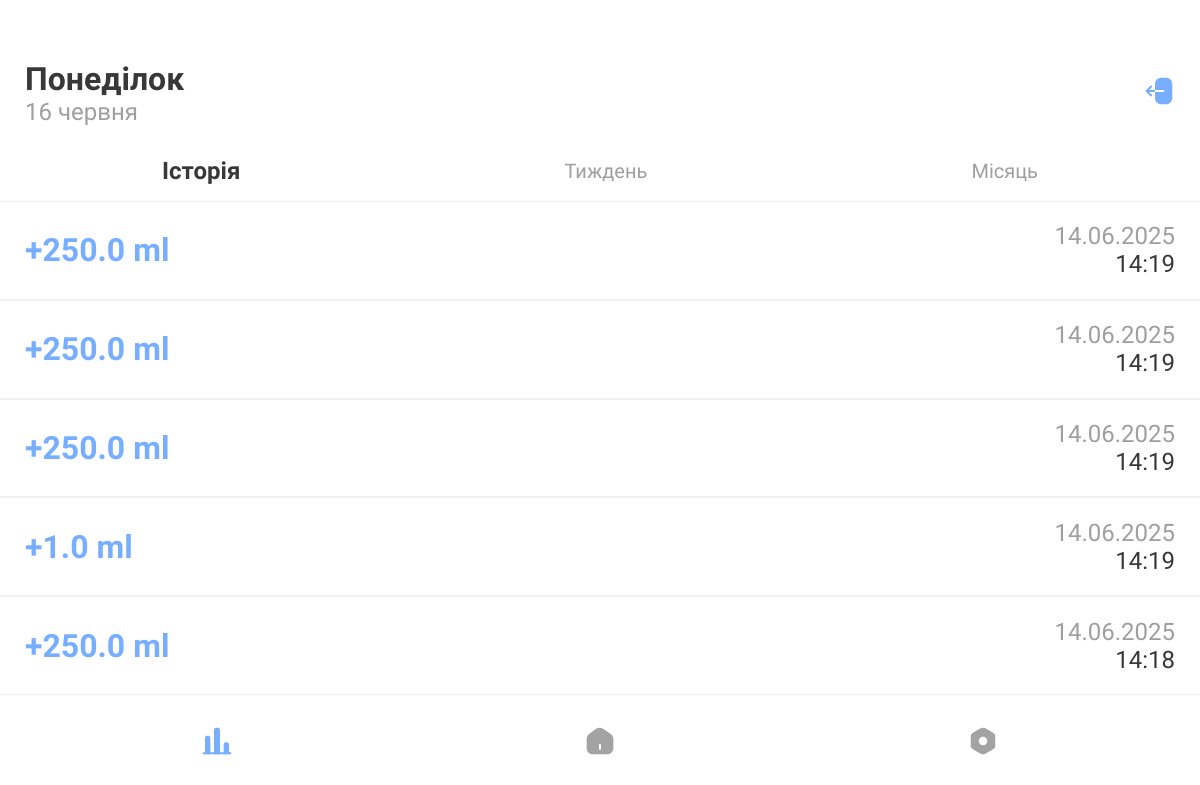
Page /chart (signed in) on the earlier database version.
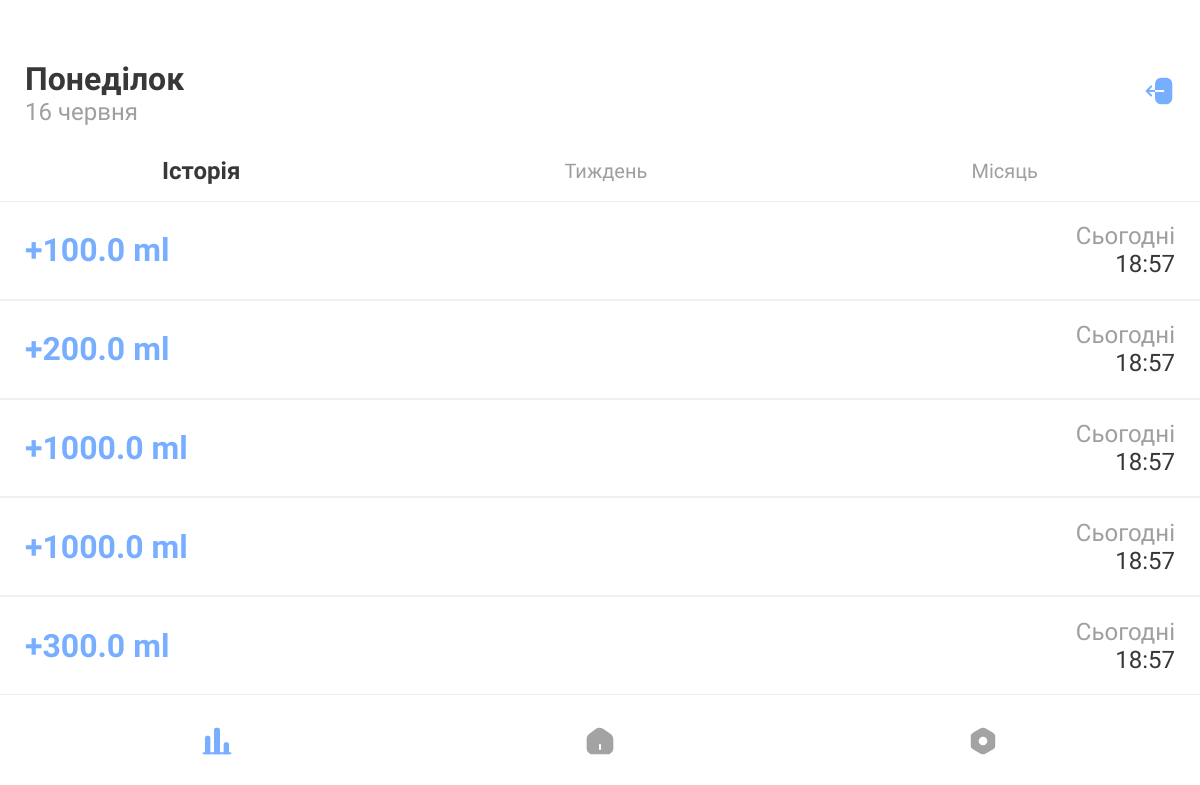
Same page on the later database version.
### app.py (models this page shows)
class WaterLog(db.Model):
    __tablename__ = 'water_logs'
    water_logs_id = db.Column(db.Integer, primary_key=True, autoincrement=True)
    user_id = db.Column(db.Integer, db.ForeignKey(
        'users.users_id'), nullable=False)
    amount_ml = db.Column(db.Float)
    timestamp = db.Column(db.DateTime, default=datetime.utcnow)

### app.py (the view, shortened to what this page needs)
@app.route("/chart", methods=["GET", "POST"])
def chart():
    user_id = session.get('user_id')
    if not user_id:
        return redirect(url_for("login"))
    user = User.query.get(user_id)
    today = datetime.utcnow().date()
    start_of_week = today - timedelta(days=today.weekday())
    end_of_week = start_of_week + timedelta(days=7)
    days_in_month = calendar.monthrange(today.year, today.month)[1]
    start_of_month = datetime.combine(
        today.replace(day=1), datetime.min.time())
    if today.month == 12:
        start_of_next_month = datetime.combine(
            today.replace(year=today.year + 1, month=1, day=1),
            datetime.min.time()
        )
    else:
        start_of_next_month = datetime.combine(
            today.replace(month=today.month + 1, day=1),
            datetime.min.time()
        )
    goal = user.user_settings.daily_goal_ml if user.user_settings else 2000
    week_logs = WaterLog.query.filter(
        WaterLog.user_id == user_id,
        WaterLog.timestamp >= start_of_week,
        WaterLog.timestamp <= end_of_week
    ).all()
    month_logs = WaterLog.query.filter(
        WaterLog.user_id == user_id,
        WaterLog.timestamp >= start_of_month,
        WaterLog.timestamp <= start_of_next_month
    ).all()
    week_stats = {i: 0 for i in range(7)}
    month_stats = {i: 0 for i in range(1, days_in_month + 1)}
    for log in week_logs:
        day_index = log.timestamp.weekday()
        week_stats[day_index] += float(log.amount_ml or 0)
    for log in month_logs:
        day_index = log.timestamp.day
        month_stats[day_index] += float(log.amount_ml or 0)
    week_chart_labels = ['Понеділок', 'Вівторок', 'Середа',
                         'Четвер', 'Пʼятниця', 'Субота', 'Неділя']
    week_chart_values = [week_stats[i] for i in range(7)]
    month_chart_values = [month_stats[i] for i in range(1, days_in_month + 1)]
    month_chart_labels = [
        f"{i} {calendar.month_name[today.month]}" for i in range(1, days_in_month + 1)]
    last_water_logs = get_last_5_water_logs(user_id)
    return render_template("chart.html", week_chart_labels=week_chart_labels, week_chart_values=week_chart_values, goal=goal, month_chart_labels=month_chart_labels, month_chart_values=month_chart_values, last_water_logs=last_water_logs)

### app.py (called while the page is built)
def get_last_5_water_logs(user_id):
    logs = (
        WaterLog.query
        .filter_by(user_id=user_id)
        .order_by(WaterLog.timestamp.desc())
        .limit(5)
        .all()
    )
    result = []
    today = datetime.utcnow().date()
    yesterday = today - timedelta(days=1)
    for log in logs:
        log_date = log.timestamp.date()
        log_time = log.timestamp.strftime("%H:%M")
        if log_date == today:
            day_str = "Сьогодні"
        elif log_date == yesterday:
            day_str = "Вчора"
        else:
            day_str = log.timestamp.strftime("%d.%m.%Y")
        result.append({
            "id": log.water_logs_id,
            "amount_ml": log.amount_ml,
            "day": day_str,
            "time": log_time
        })
    return result

### templates/chart.html (shortened to what this page needs)
{% extends "layout.html" %} {% block title %}WaterApp{% endblock %} {% block
body%}
<div class="wrapper">
  <header class="header">
    <div class="header__date">
      <p class="header__date__day"></p>
      <p class="header__date__num"></p>
    </div>
    <div class="header__logout">
      <a href="{{ url_for('logout') }}"
        ><img
          src="{{ url_for('static', filename='images/logout.svg') }}"
          alt="Logout"
          class="header__logout__img"
      /></a>
    </div>
  </header>
  <main class="main chart">
    <nav class="chart__nav">
      <p class="chart__nav__p" id="chart__nav__p_1">Історія</p>
      <p class="chart__nav__p" id="chart__nav__p_2">Тиждень</p>
      <p class="chart__nav__p" id="chart__nav__p_3">Місяць</p>
    </nav>
    <div class="chart__container">
      <div class="chart__slide chart__slide_1">
        {% for log in last_water_logs %}
        <div class="chart__note">
          <div class="chart__note__content">
            <p class="chart__note__ml">+{{ log.amount_ml }} ml</p>
            <div class="chart__note__date">
              <p class="chart__note__day">{{ log.day }}</p>
              <p class="chart__note__time">{{ log.time }}</p>
            </div>
          </div>
        </div>
        {% endfor %}
      </div>
    </div>
  </main>
  <footer class="footer">
    <div class="footer__container">
      <a href="#"
        ><img
          src="{{ url_for('static', filename='images/chart-2.svg') }}"
          alt="Chart"
      /></a>
      <a href="/"
        ><img
          src="{{ url_for('static', filename='images/home.svg') }}"
          alt="Home"
      /></a>
      <a href="{{ url_for('settings') }}"
        ><img
          src="{{ url_for('static', filename='images/setting.svg') }}"
          alt="Settings"
      /></a>
    </div>
  </footer>
</div>
{% endblock %}

### templates/layout.html (shortened to what this page needs)
<!DOCTYPE html>
<html lang="en">
  <head>
    <link
      rel="stylesheet"
      href="{{ url_for('static', filename='css/style.css') }}"
    />
  </head>
  <body>
    {% block body %}{% endblock %}
  </body>
</html>

### static/css/style.css (style rules this page uses)
html { font-size: 10px; }
img { background-repeat: no-repeat; }
.wrapper { display: flex; flex-direction: column; height: 100vh; }
.header { padding: 6rem 2.5rem 2.5rem 2.5rem; display: flex; justify-content: space-between; }
.header__date__day { font-size: 3.2rem; font-weight: 700; color: #383838; }
.header__date__num { font-size: 2.4rem; color: #9F9F9F; }
.header__logout { display: flex; justify-content: center; align-items: center; }
.header__logout__img { width: 3.2rem; height: 3.2rem; }
.footer { padding: 3rem 2.5rem 3.8rem 2.5rem; width: 100%; }
.footer__container { display: flex; justify-content: space-around; }
.main { flex-grow: 1; }
body, button, .home__left { font-family: "Inter Tight", sans-serif; font-weight: 500; color: #383838; font-size: 2rem; letter-spacing: 0; }
a { text-decoration: none; color: #383838; }
.chart { display: flex; flex-direction: column; }
.chart__nav { display: flex; justify-content: space-around; align-items: center; margin-bottom: 1rem; height: 4rem; }
.chart__nav__p { transition: 0.2s ease; color: #9F9F9F; cursor: pointer; }
.chart__nav__p.active { font-weight: bold; font-size: 2.4rem; color: #383838; }
.chart__container { flex-grow: 1; height: calc(100% - 7rem); display: flex; width: 100%; overflow: hidden; position: relative; }
.chart__slide { width: 100%; position: absolute; height: 100%; top: 0; left: 0; transition: transform 0.5s ease-in-out; }
.chart__slide_1 { position: relative; display: flex; flex-direction: row; flex-wrap: wrap; }
.chart__note { width: 100%; height: 20%; min-height: 5rem; overflow: hidden; display: flex; flex-direction: row; flex-wrap: wrap; position: relative; }
.chart__note__content { max-width: 100%; width: 100%; height: 100%; display: flex; justify-content: space-between; position: absolute; padding: 0 2.5rem; top: 0; left: 0; transition: left 0.3s ease; border-top: 1px solid #F0F0F0; border-bottom: 1px solid #F0F0F0; }
.chart__note__ml { font-size: 3.2rem; font-weight: 700; color: #78AEFF; display: flex; align-items: center; justify-content: center; }
.chart__note__day { font-size: 2.4rem; color: #9F9F9F; display: flex; align-items: center; justify-content: left; }
.chart__note__time { font-size: 2.4rem; color: #383838; display: flex; align-items: center; justify-content: right; }
.chart__note__date { display: flex; align-items: left; justify-content: center; flex-direction: column; }

Differences in the rows shown:
removed WaterLog: amount_ml "250.0", day "14.06.2025", time "14:19"
removed WaterLog: amount_ml "250.0", day "14.06.2025", time "14:19"
removed WaterLog: amount_ml "250.0", day "14.06.2025", time "14:19"
removed WaterLog: amount_ml "1.0", day "14.06.2025", time "14:19"
removed WaterLog: amount_ml "250.0", day "14.06.2025", time "14:18"
added WaterLog: amount_ml "100.0", day "Сьогодні", time "18:57"
added WaterLog: amount_ml "200.0", day "Сьогодні", time "18:57"
added WaterLog: amount_ml "1000.0", day "Сьогодні", time "18:57"
added WaterLog: amount_ml "1000.0", day "Сьогодні", time "18:57"
added WaterLog: amount_ml "300.0", day "Сьогодні", time "18:57"
